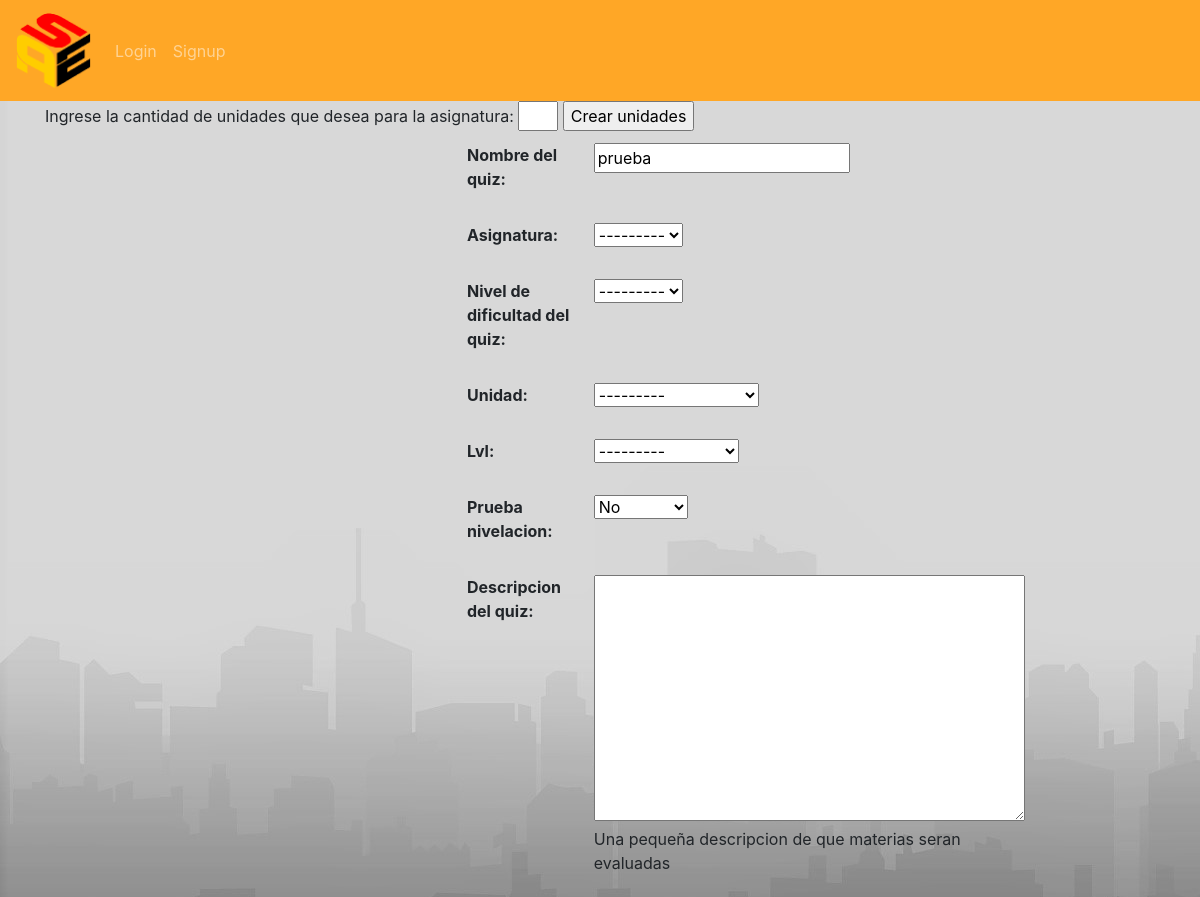
Before: /quiz/1/update/ (upper part) with the older database file.
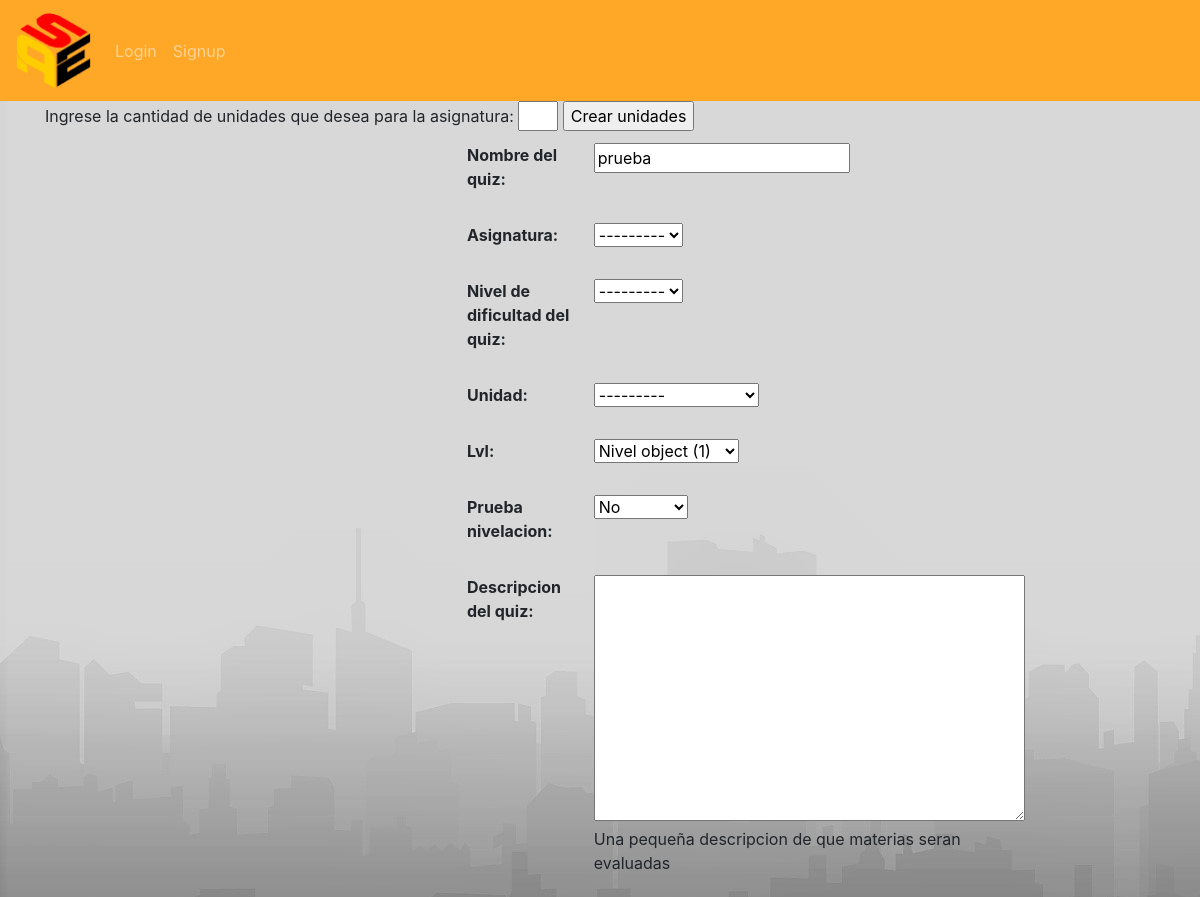
After: the same page with the newer database file.
### quiz/models.py (models this page shows, shortened)
@python_2_unicode_compatible
class Quiz(models.Model):
    Lvl = (
        (3, 'Alto'),
        (2, 'Medio'),
        (1, 'Bajo'),
    )
    title = models.CharField(
        verbose_name=_("Nombre del quiz"),
        max_length=60, blank=False)
    asignatura = models.ForeignKey(Asignatura,on_delete=models.CASCADE, blank=True, null=True)
    nivel_quizz = models.IntegerField(choices=Lvl, blank=True, null=True, verbose_name="Nivel de dificultad del quiz")
    unidad = models.ForeignKey(Unidad,on_delete=models.CASCADE, blank=True, null=True)
    lvl = models.ForeignKey(Nivel,on_delete=models.CASCADE, blank=True, null=True)
    prueba_nivelacion = models.NullBooleanField(default=False )
    description = models.TextField(
        verbose_name=_("Descripcion del quiz"),
        blank=True, help_text=_("Una pequeña descripcion de que materias seran evaluadas"))
    url = models.SlugField(
        max_length=60, blank=False,
        help_text=_("Url para usuarios"),
        verbose_name=_("Url de facil acceso para el quiz"))
    category = models.ForeignKey(
        Category, null=True, blank=True,
        verbose_name=_("Categoria"), on_delete=models.CASCADE)
    random_order = models.BooleanField(
        blank=False, default=False,
        verbose_name=_("Orden aleatorio"),
        help_text=_("Mostrar las preguntas en orden aleatorio o como fueron creadas?"))
    max_questions = models.PositiveIntegerField(
        blank=True, null=True, verbose_name=_("Numero maximo de preguntas"),
        help_text=_("Numero de preguntas que seran respondidas en cada intento."))
    answers_at_end = models.BooleanField(
        blank=False, default=False,
        help_text=_("La respuesta correcta NO es mostrada despeus de la pregunta. La respuesta correcta se muesta al finalizar el quiz."),
        verbose_name=_("Respuestas al final"))
    exam_paper = models.BooleanField(
        blank=False, default=False,
        help_text=_("If yes, the result of each"
                    " attempt by a user will be"
                    " stored. Necessary for marking."),
        verbose_name=_("Exam Paper"))
    single_attempt = models.BooleanField(
        blank=False, default=False,
        help_text=_("Si esta tickeado, solo se prodra realizar UNA vez el quiz"),
        verbose_name=_("Solo un intento"))
    pass_mark = models.SmallIntegerField(
        blank=True, default=0,
        verbose_name=_("Puntaje para pasar"),
        help_text=_("Porcentaje necesario para pasar el examen (1 a 100%)"),
        validators=[MaxValueValidator(100)])
    success_text = models.TextField(
        blank=True, help_text=_("Muestra un mensaje si el alumno aprueba el quiz."),
        verbose_name=_("Mensaje de aprovacion"))
    fail_text = models.TextField(
        verbose_name=_("Mensaje reprobatorio"),
        blank=True, help_text=_("Muestra un mensaje si el alumno no aprueba el quiz."))
    draft = models.BooleanField(
        blank=True, default=False,
        verbose_name=_("Draft"),
        help_text=_("If yes, the quiz is not displayed"
                    " in the quiz list and can only be"
                    " taken by users who can edit"
                    " quizzes."))
    quizz= models.Manager()
    class Meta:
        verbose_name = _("Quiz")
        verbose_name_plural = _("Quizzes")

### Registro/views.py (the view)
# urls.py: re_path(r'^quiz/(?P<pk>\d+)/update/', views.QuizUpdate.as_view(success_url='quizz'), name='Quizupdate'),
class QuizUpdate(UpdateView):
	model = Quiz
	template_name = './colegio_form.html'
	fields = '__all__'

### Registro/models.py (called while the page is built)
	def __str__(self):
		return "{}".format(self.codigo)

### Registro/templates/colegio_form.html (shortened to what this page needs)
{% extends 'base.html' %}
{% block content %}
<form  method="POST">
        Ingrese la cantidad de unidades que desea para la asignatura:
        <input type="number" min=1 max=10 name="unidades" value="{{unidades}}" style="width:40px" / >
        <input type="submit" value="Crear unidades">
</form>
<div class="container" style="width: 20rem">
	<form action="" method="post">
			<table class="table table-borderless">
				{{ form.as_table }}
			</table>
	</form>
</div>
{% endblock %}

Changed rows visible on the page:
changed Quiz "prueba": lvl "---------" → "Nivel object (1)"
